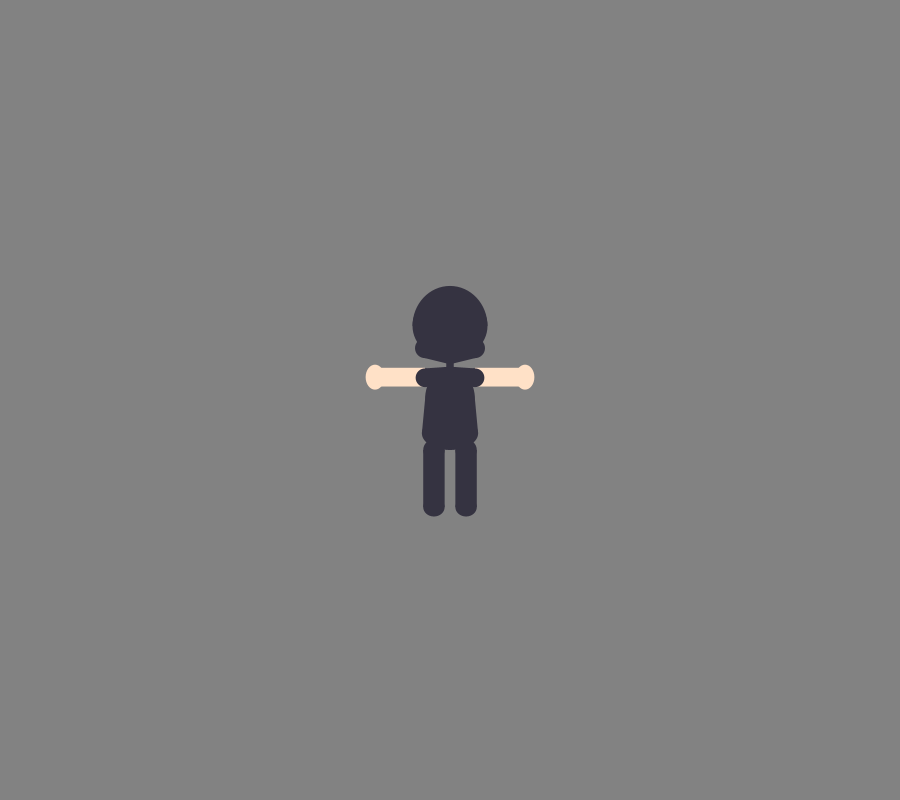
Frame 1 (no input)
Frame 60 (the mouse pressed at the canvas centre just before this capture): identical to frame 1, image omitted
Frame 120 (the mouse held since frame 60 and released just before this capture): identical to frame 1, image omitted

The Processing sketch that drew this single still picture (run headless with seeded random() and noise(); from frame 60 on, the mouse is pressed at the canvas centre):

// Processing sketch: drawing_place_characterBase
// ── drawing_place_characterBase.pde
void setup(){
  size(900,800);
  //fullScreen();
}
float characterHeight=200;
float characterWidth=75;

color skin= color(255,225,199);
color falseColor= color(53,51,65);
void draw(){
  background(130);
  //base human
  pushMatrix();
  translate(width/2,height/2);
  noStroke();
  
  pushMatrix();
  fill(falseColor);
  //legs, left
  translate(-(characterWidth/4*3)/3.5,(characterHeight/3)/2+((characterHeight/3)/2)/2);
  ellipse(0,0,characterWidth/3.5,characterWidth/3.5);
  ellipse(0,characterHeight/3.5,characterWidth/3.5,characterWidth/4);
  rect(-(characterWidth/3.5)/2,0,characterWidth/3.5,characterHeight/3.5);
  
  popMatrix();
  
  
  //leg, right
  pushMatrix();
  fill(falseColor);
  translate((characterWidth/4*3)/3.5,(characterHeight/3)/2+((characterHeight/3)/2)/2);
  ellipse(0,0,characterWidth/3.5,characterWidth/3.5);
  ellipse(0,characterHeight/3.5,characterWidth/3.5,characterWidth/4);
  rect(-(characterWidth/3.5)/2,0,characterWidth/3.5,characterHeight/3.5);
   
  popMatrix();
  
  //arm,left
  pushMatrix();
  fill(skin);
  translate(-(characterWidth/3*2)/2,-(characterHeight/3)/3);
  rect(0,-characterHeight/20,-characterWidth/1.5,characterWidth/4);
  ellipse(-characterWidth/1.5,-characterHeight/20+(characterWidth/4)/2,characterWidth/4,characterWidth/3);
  
  popMatrix();
  
  //arm,right
  pushMatrix();
  fill(skin);
  translate((characterWidth/3*2)/2,-(characterHeight/3)/3);
  rect(0,-characterHeight/20,characterWidth/1.5,characterWidth/4);
  ellipse(characterWidth/1.5,-characterHeight/20+(characterWidth/4)/2,characterWidth/4,characterWidth/3);
  
  popMatrix();
 
  
  
  fill(falseColor);

  //shoulder
  //Left
  triangle(-(characterWidth/3*2)/2,-(characterHeight/3)/3-((characterWidth/4)/2),0,-characterHeight/3/2,0,0);
  ellipse(-(characterWidth/3*2)/2,-(characterHeight/3)/3,characterWidth/4,characterWidth/4);
  //Right
   triangle((characterWidth/3*2)/2,-(characterHeight/3)/3-((characterWidth/4)/2),0,-characterHeight/3/2,0,0);
   ellipse((characterWidth/3*2)/2,-(characterHeight/3)/3,characterWidth/4,characterWidth/4);
   
    //body
  ellipse(0,0,characterWidth/3*2,characterHeight/3);
  ellipse(0,(characterHeight/3)/2,characterWidth/4*3,(characterHeight/3)/2);
  triangle(characterWidth/3,0,(characterWidth/4*3)/2,(characterHeight/3)/2,0,(characterHeight/3)/2);
  triangle(-characterWidth/3,0,-(characterWidth/4*3)/2,(characterHeight/3)/2,0,(characterHeight/3)/2);
  //neck
  rect(-(characterWidth/10)/2,-(characterHeight/3)/2+5,characterWidth/10,-characterHeight/10);
  
  
  //head
  fill(falseColor);
  pushMatrix();
  translate(0,-characterHeight/2.7);
  ellipse(0,0,characterWidth,characterHeight/3);
  ellipse(-characterWidth/3,(characterHeight/3)/3,20,20);
  ellipse(characterWidth/3,(characterHeight/3)/3,20,20);
  //stroke(0);
  //line(0,0,0,(characterHeight/3)/2+5);
  //line((-characterWidth/3),(characterHeight/3)/3+10,0,(characterHeight/3)/2+5);
  triangle(0,0,0,(characterHeight/3)/2+5,(-characterWidth/3),(characterHeight/3)/3+10);
  triangle(0,0,0,(characterHeight/3)/2+5,-(-characterWidth/3),(characterHeight/3)/3+10);
  arc(0,0,characterWidth/1,characterHeight/2.5,-PI,0);
  
  
  
  popMatrix();
  
  
  popMatrix();
}
